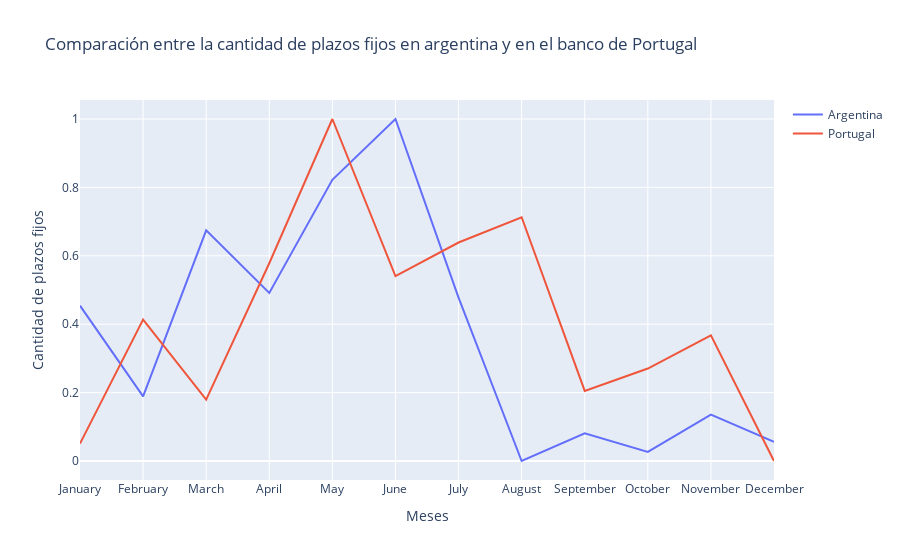

The notebook cell saved with this chart:
### Code cell
# Crear trazas de línea
trace1 = go.Scatter(x=bcra_month_grouped['date'], y=bcra_month_grouped['valor_normalizado'], name='Argentina', mode='lines')
trace2 = go.Scatter(x=month_grouped['date'], y=month_grouped['valor_normalizado'], name='Portugal', mode='lines')

# Crear una lista de datos
data = [trace1, trace2]

# Crear un objeto Layout
layout = go.Layout(title='Comparación entre la cantidad de plazos fijos en argentina y en el banco de Portugal', xaxis_title='Meses', yaxis_title='Cantidad de plazos fijos') 

# Crear la figura
fig = go.Figure(data=data, layout=layout)

# Mostrar la figura
fig.show()

### Figure 1 — Plotly figure (JSON) as saved in the notebook; plotly's stock layout.template omitted (floating-point values rounded to 4 significant figures)
{"data": [{"mode": "lines", "name": "Argentina", "type": "scatter", "x": ["January", "February", "March", "April", "May", "June", "July", "August", "September", "October", "November", "December"], "y": [0.4542, 0.1888, 0.6742, 0.4914, 0.8222, 1, 0.4776, 0, 0.08121, 0.02638, 0.1354, 0.05573]}, {"mode": "lines", "name": "Portugal", "type": "scatter", "x": ["January", "February", "March", "April", "May", "June", "July", "August", "September", "October", "November", "December"], "y": [0.05091, 0.4133, 0.1794, 0.5782, 1, 0.5406, 0.6388, 0.7127, 0.2048, 0.2703, 0.3673, 0]}], "layout": {"title": {"text": "Comparación entre la cantidad de plazos fijos en argentina y en el banco de Portugal"}, "xaxis": {"title": {"text": "Meses"}}, "yaxis": {"title": {"text": "Cantidad de plazos fijos"}}}}
